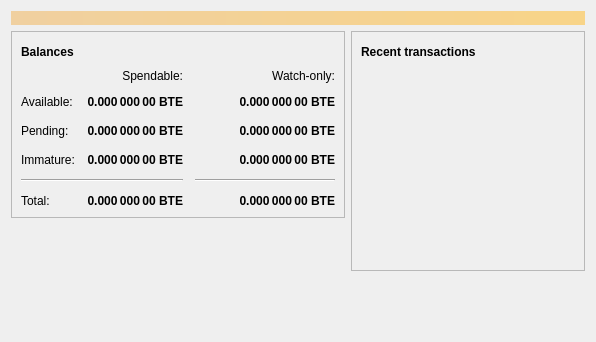
<?xml version="1.0" encoding="UTF-8"?>
<ui version="4.0">
 <class>OverviewPage</class>
 <widget class="QWidget" name="OverviewPage">
  <property name="geometry">
   <rect>
    <x>0</x>
    <y>0</y>
    <width>596</width>
    <height>342</height>
   </rect>
  </property>
  <property name="windowTitle">
   <string>Form</string>
  </property>
  <layout class="QVBoxLayout" name="topLayout">
   <item>
    <widget class="QLabel" name="labelAlerts">
     <property name="visible">
      <bool>false</bool>
     </property>
     <property name="styleSheet">
      <string notr="true">QLabel { background-color: qlineargradient(x1: 0, y1: 0, x2: 1, y2: 0, stop:0 #F0D0A0, stop:1 #F8D488); color:#000000; }</string>
     </property>
     <property name="wordWrap">
      <bool>true</bool>
     </property>
     <property name="margin">
      <number>3</number>
     </property>
     <property name="textInteractionFlags">
      <set>Qt::TextSelectableByMouse</set>
     </property>
    </widget>
   </item>
   <item>
    <layout class="QHBoxLayout" name="horizontalLayout" stretch="1,1">
     <item>
      <layout class="QVBoxLayout" name="verticalLayout_2">
       <item>
        <widget class="QFrame" name="frame">
         <property name="frameShape">
          <enum>QFrame::StyledPanel</enum>
         </property>
         <property name="frameShadow">
          <enum>QFrame::Raised</enum>
         </property>
         <layout class="QVBoxLayout" name="verticalLayout_4">
          <item>
           <layout class="QHBoxLayout" name="horizontalLayout_4">
            <item>
             <widget class="QLabel" name="label_5">
              <property name="font">
               <font>
                <weight>75</weight>
                <bold>true</bold>
               </font>
              </property>
              <property name="text">
               <string>Balances</string>
              </property>
             </widget>
            </item>
            <item>
             <widget class="QPushButton" name="labelWalletStatus">
              <property name="enabled">
               <bool>true</bool>
              </property>
              <property name="maximumSize">
               <size>
                <width>30</width>
                <height>16777215</height>
               </size>
              </property>
              <property name="toolTip">
               <string>The displayed information may be out of date. Your wallet automatically synchronizes with the Bitweb network after a connection is established, but this process has not completed yet.</string>
              </property>
              <property name="text">
               <string/>
              </property>
              <property name="icon">
               <iconset resource="../bitcoin.qrc">
                <normaloff>:/icons/warning</normaloff>
                <disabledoff>:/icons/warning</disabledoff>:/icons/warning</iconset>
              </property>
              <property name="iconSize">
               <size>
                <width>24</width>
                <height>24</height>
               </size>
              </property>
              <property name="flat">
               <bool>true</bool>
              </property>
             </widget>
            </item>
            <item>
             <spacer name="horizontalSpacer_3">
              <property name="orientation">
               <enum>Qt::Horizontal</enum>
              </property>
              <property name="sizeHint" stdset="0">
               <size>
                <width>40</width>
                <height>20</height>
               </size>
              </property>
             </spacer>
            </item>
           </layout>
          </item>
          <item>
           <layout class="QGridLayout" name="gridLayout">
            <property name="spacing">
             <number>12</number>
            </property>
            <item row="2" column="2">
             <widget class="QLabel" name="labelWatchPending">
              <property name="font">
               <font>
                <weight>75</weight>
                <bold>true</bold>
               </font>
              </property>
              <property name="cursor">
               <cursorShape>IBeamCursor</cursorShape>
              </property>
              <property name="toolTip">
               <string>Unconfirmed transactions to watch-only addresses</string>
              </property>
              <property name="text">
               <string notr="true">0.000 000 00 BTE</string>
              </property>
              <property name="alignment">
               <set>Qt::AlignRight|Qt::AlignTrailing|Qt::AlignVCenter</set>
              </property>
              <property name="textInteractionFlags">
               <set>Qt::LinksAccessibleByMouse|Qt::TextSelectableByKeyboard|Qt::TextSelectableByMouse</set>
              </property>
             </widget>
            </item>
            <item row="2" column="1">
             <widget class="QLabel" name="labelUnconfirmed">
              <property name="font">
               <font>
                <weight>75</weight>
                <bold>true</bold>
               </font>
              </property>
              <property name="cursor">
               <cursorShape>IBeamCursor</cursorShape>
              </property>
              <property name="toolTip">
               <string>Total of transactions that have yet to be confirmed, and do not yet count toward the spendable balance</string>
              </property>
              <property name="text">
               <string notr="true">0.000 000 00 BTE</string>
              </property>
              <property name="alignment">
               <set>Qt::AlignRight|Qt::AlignTrailing|Qt::AlignVCenter</set>
              </property>
              <property name="textInteractionFlags">
               <set>Qt::LinksAccessibleByMouse|Qt::TextSelectableByKeyboard|Qt::TextSelectableByMouse</set>
              </property>
             </widget>
            </item>
            <item row="3" column="2">
             <widget class="QLabel" name="labelWatchImmature">
              <property name="font">
               <font>
                <weight>75</weight>
                <bold>true</bold>
               </font>
              </property>
              <property name="cursor">
               <cursorShape>IBeamCursor</cursorShape>
              </property>
              <property name="toolTip">
               <string>Mined balance in watch-only addresses that has not yet matured</string>
              </property>
              <property name="text">
               <string notr="true">0.000 000 00 BTE</string>
              </property>
              <property name="alignment">
               <set>Qt::AlignRight|Qt::AlignTrailing|Qt::AlignVCenter</set>
              </property>
              <property name="textInteractionFlags">
               <set>Qt::LinksAccessibleByMouse|Qt::TextSelectableByKeyboard|Qt::TextSelectableByMouse</set>
              </property>
             </widget>
            </item>
            <item row="4" column="0" colspan="2">
             <widget class="Line" name="line">
              <property name="orientation">
               <enum>Qt::Horizontal</enum>
              </property>
             </widget>
            </item>
            <item row="4" column="2">
             <widget class="Line" name="lineWatchBalance">
              <property name="sizePolicy">
               <sizepolicy hsizetype="Preferred" vsizetype="Fixed">
                <horstretch>0</horstretch>
                <verstretch>0</verstretch>
               </sizepolicy>
              </property>
              <property name="minimumSize">
               <size>
                <width>140</width>
                <height>0</height>
               </size>
              </property>
              <property name="orientation">
               <enum>Qt::Horizontal</enum>
              </property>
             </widget>
            </item>
            <item row="5" column="0">
             <widget class="QLabel" name="labelTotalText">
              <property name="text">
               <string>Total:</string>
              </property>
             </widget>
            </item>
            <item row="3" column="1">
             <widget class="QLabel" name="labelImmature">
              <property name="font">
               <font>
                <weight>75</weight>
                <bold>true</bold>
               </font>
              </property>
              <property name="cursor">
               <cursorShape>IBeamCursor</cursorShape>
              </property>
              <property name="toolTip">
               <string>Mined balance that has not yet matured</string>
              </property>
              <property name="text">
               <string notr="true">0.000 000 00 BTE</string>
              </property>
              <property name="alignment">
               <set>Qt::AlignRight|Qt::AlignTrailing|Qt::AlignVCenter</set>
              </property>
              <property name="textInteractionFlags">
               <set>Qt::LinksAccessibleByMouse|Qt::TextSelectableByKeyboard|Qt::TextSelectableByMouse</set>
              </property>
             </widget>
            </item>
            <item row="2" column="3">
             <spacer name="horizontalSpacer_2">
              <property name="orientation">
               <enum>Qt::Horizontal</enum>
              </property>
              <property name="sizeHint" stdset="0">
               <size>
                <width>40</width>
                <height>20</height>
               </size>
              </property>
             </spacer>
            </item>
            <item row="3" column="0">
             <widget class="QLabel" name="labelImmatureText">
              <property name="text">
               <string>Immature:</string>
              </property>
             </widget>
            </item>
            <item row="5" column="1">
             <widget class="QLabel" name="labelTotal">
              <property name="font">
               <font>
                <weight>75</weight>
                <bold>true</bold>
               </font>
              </property>
              <property name="cursor">
               <cursorShape>IBeamCursor</cursorShape>
              </property>
              <property name="toolTip">
               <string>Your current total balance</string>
              </property>
              <property name="text">
               <string notr="true">0.000 000 00 BTE</string>
              </property>
              <property name="alignment">
               <set>Qt::AlignRight|Qt::AlignTrailing|Qt::AlignVCenter</set>
              </property>
              <property name="textInteractionFlags">
               <set>Qt::LinksAccessibleByMouse|Qt::TextSelectableByKeyboard|Qt::TextSelectableByMouse</set>
              </property>
             </widget>
            </item>
            <item row="5" column="2">
             <widget class="QLabel" name="labelWatchTotal">
              <property name="font">
               <font>
                <weight>75</weight>
                <bold>true</bold>
               </font>
              </property>
              <property name="cursor">
               <cursorShape>IBeamCursor</cursorShape>
              </property>
              <property name="toolTip">
               <string>Current total balance in watch-only addresses</string>
              </property>
              <property name="text">
               <string notr="true">0.000 000 00 BTE</string>
              </property>
              <property name="alignment">
               <set>Qt::AlignRight|Qt::AlignTrailing|Qt::AlignVCenter</set>
              </property>
              <property name="textInteractionFlags">
               <set>Qt::LinksAccessibleByMouse|Qt::TextSelectableByKeyboard|Qt::TextSelectableByMouse</set>
              </property>
             </widget>
            </item>
            <item row="0" column="2">
             <widget class="QLabel" name="labelWatchonly">
              <property name="text">
               <string>Watch-only:</string>
              </property>
              <property name="alignment">
               <set>Qt::AlignRight|Qt::AlignTrailing|Qt::AlignVCenter</set>
              </property>
             </widget>
            </item>
            <item row="1" column="0">
             <widget class="QLabel" name="labelBalanceText">
              <property name="text">
               <string>Available:</string>
              </property>
             </widget>
            </item>
            <item row="1" column="1">
             <widget class="QLabel" name="labelBalance">
              <property name="font">
               <font>
                <weight>75</weight>
                <bold>true</bold>
               </font>
              </property>
              <property name="cursor">
               <cursorShape>IBeamCursor</cursorShape>
              </property>
              <property name="toolTip">
               <string>Your current spendable balance</string>
              </property>
              <property name="text">
               <string notr="true">0.000 000 00 BTE</string>
              </property>
              <property name="alignment">
               <set>Qt::AlignRight|Qt::AlignTrailing|Qt::AlignVCenter</set>
              </property>
              <property name="textInteractionFlags">
               <set>Qt::LinksAccessibleByMouse|Qt::TextSelectableByKeyboard|Qt::TextSelectableByMouse</set>
              </property>
             </widget>
            </item>
            <item row="1" column="2">
             <widget class="QLabel" name="labelWatchAvailable">
              <property name="font">
               <font>
                <weight>75</weight>
                <bold>true</bold>
               </font>
              </property>
              <property name="cursor">
               <cursorShape>IBeamCursor</cursorShape>
              </property>
              <property name="toolTip">
               <string>Your current balance in watch-only addresses</string>
              </property>
              <property name="text">
               <string notr="true">0.000 000 00 BTE</string>
              </property>
              <property name="alignment">
               <set>Qt::AlignRight|Qt::AlignTrailing|Qt::AlignVCenter</set>
              </property>
              <property name="textInteractionFlags">
               <set>Qt::LinksAccessibleByMouse|Qt::TextSelectableByKeyboard|Qt::TextSelectableByMouse</set>
              </property>
             </widget>
            </item>
            <item row="2" column="0">
             <widget class="QLabel" name="labelPendingText">
              <property name="text">
               <string>Pending:</string>
              </property>
             </widget>
            </item>
            <item row="0" column="1">
             <widget class="QLabel" name="labelSpendable">
              <property name="text">
               <string>Spendable:</string>
              </property>
              <property name="alignment">
               <set>Qt::AlignRight|Qt::AlignTrailing|Qt::AlignVCenter</set>
              </property>
             </widget>
            </item>
           </layout>
          </item>
         </layout>
        </widget>
       </item>
       <item>
        <spacer name="verticalSpacer">
         <property name="orientation">
          <enum>Qt::Vertical</enum>
         </property>
         <property name="sizeHint" stdset="0">
          <size>
           <width>20</width>
           <height>40</height>
          </size>
         </property>
        </spacer>
       </item>
      </layout>
     </item>
     <item>
      <layout class="QVBoxLayout" name="verticalLayout_3">
       <item>
        <widget class="QFrame" name="frame_2">
         <property name="frameShape">
          <enum>QFrame::StyledPanel</enum>
         </property>
         <property name="frameShadow">
          <enum>QFrame::Raised</enum>
         </property>
         <layout class="QVBoxLayout" name="verticalLayout">
          <item>
           <layout class="QHBoxLayout" name="horizontalLayout_2">
            <item>
             <widget class="QLabel" name="label_4">
              <property name="font">
               <font>
                <weight>75</weight>
                <bold>true</bold>
               </font>
              </property>
              <property name="text">
               <string>Recent transactions</string>
              </property>
             </widget>
            </item>
            <item>
             <widget class="QPushButton" name="labelTransactionsStatus">
              <property name="enabled">
               <bool>true</bool>
              </property>
              <property name="maximumSize">
               <size>
                <width>30</width>
                <height>16777215</height>
               </size>
              </property>
              <property name="toolTip">
               <string>The displayed information may be out of date. Your wallet automatically synchronizes with the Bitweb network after a connection is established, but this process has not completed yet.</string>
              </property>
              <property name="text">
               <string/>
              </property>
              <property name="icon">
               <iconset resource="../bitcoin.qrc">
                <normaloff>:/icons/warning</normaloff>
                <disabledoff>:/icons/warning</disabledoff>:/icons/warning</iconset>
              </property>
              <property name="iconSize">
               <size>
                <width>24</width>
                <height>24</height>
               </size>
              </property>
              <property name="flat">
               <bool>true</bool>
              </property>
             </widget>
            </item>
            <item>
             <spacer name="horizontalSpacer">
              <property name="orientation">
               <enum>Qt::Horizontal</enum>
              </property>
              <property name="sizeHint" stdset="0">
               <size>
                <width>40</width>
                <height>20</height>
               </size>
              </property>
             </spacer>
            </item>
           </layout>
          </item>
          <item>
           <widget class="QListView" name="listTransactions">
            <property name="styleSheet">
             <string notr="true">QListView { background: transparent; }</string>
            </property>
            <property name="frameShape">
             <enum>QFrame::NoFrame</enum>
            </property>
            <property name="verticalScrollBarPolicy">
             <enum>Qt::ScrollBarAlwaysOff</enum>
            </property>
            <property name="horizontalScrollBarPolicy">
             <enum>Qt::ScrollBarAlwaysOff</enum>
            </property>
            <property name="selectionMode">
             <enum>QAbstractItemView::NoSelection</enum>
            </property>
           </widget>
          </item>
         </layout>
        </widget>
       </item>
       <item>
        <spacer name="verticalSpacer_2">
         <property name="orientation">
          <enum>Qt::Vertical</enum>
         </property>
         <property name="sizeHint" stdset="0">
          <size>
           <width>20</width>
           <height>40</height>
          </size>
         </property>
        </spacer>
       </item>
      </layout>
     </item>
    </layout>
   </item>
  </layout>
 </widget>
 <resources/>
 <connections/>
</ui>
